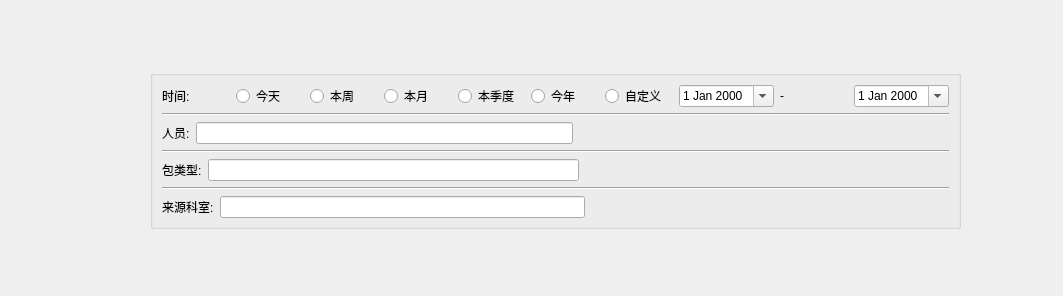
<?xml version="1.0" encoding="UTF-8"?>
<ui version="4.0">
 <class>Form</class>
 <widget class="QWidget" name="Form">
  <property name="geometry">
   <rect>
    <x>0</x>
    <y>0</y>
    <width>1063</width>
    <height>296</height>
   </rect>
  </property>
  <property name="windowTitle">
   <string>Form</string>
  </property>
  <widget class="QGroupBox" name="groupBox">
   <property name="geometry">
    <rect>
     <x>150</x>
     <y>70</y>
     <width>811</width>
     <height>159</height>
    </rect>
   </property>
   <property name="title">
    <string/>
   </property>
   <layout class="QVBoxLayout" name="verticalLayout">
    <item>
     <layout class="QHBoxLayout" name="horizontalLayout_2">
      <item>
       <widget class="QLabel" name="timeLabel">
        <property name="text">
         <string>时间:</string>
        </property>
       </widget>
      </item>
      <item>
       <widget class="QRadioButton" name="todayButton">
        <property name="text">
         <string>今天</string>
        </property>
       </widget>
      </item>
      <item>
       <widget class="QRadioButton" name="weekButton">
        <property name="text">
         <string>本周</string>
        </property>
       </widget>
      </item>
      <item>
       <widget class="QRadioButton" name="monthButton">
        <property name="text">
         <string>本月</string>
        </property>
       </widget>
      </item>
      <item>
       <widget class="QRadioButton" name="seasonButton">
        <property name="text">
         <string>本季度</string>
        </property>
       </widget>
      </item>
      <item>
       <widget class="QRadioButton" name="yearButton">
        <property name="text">
         <string>今年</string>
        </property>
       </widget>
      </item>
      <item>
       <widget class="QRadioButton" name="selfDefineButton">
        <property name="text">
         <string>自定义</string>
        </property>
       </widget>
      </item>
      <item>
       <widget class="QDateEdit" name="startDateEdit">
        <property name="calendarPopup">
         <bool>true</bool>
        </property>
       </widget>
      </item>
      <item>
       <widget class="QLabel" name="toLabel">
        <property name="text">
         <string>-</string>
        </property>
       </widget>
      </item>
      <item>
       <widget class="QDateEdit" name="endDateEdit">
        <property name="calendarPopup">
         <bool>true</bool>
        </property>
       </widget>
      </item>
     </layout>
    </item>
    <item>
     <widget class="Line" name="line">
      <property name="orientation">
       <enum>Qt::Horizontal</enum>
      </property>
     </widget>
    </item>
    <item>
     <layout class="QHBoxLayout" name="horizontalLayout_4">
      <item>
       <widget class="QLabel" name="opratorLabel">
        <property name="text">
         <string>人员:</string>
        </property>
       </widget>
      </item>
      <item>
       <widget class="QLineEdit" name="operatorEdit"/>
      </item>
      <item>
       <spacer name="horizontalSpacer_2">
        <property name="orientation">
         <enum>Qt::Horizontal</enum>
        </property>
        <property name="sizeHint" stdset="0">
         <size>
          <width>40</width>
          <height>20</height>
         </size>
        </property>
       </spacer>
      </item>
     </layout>
    </item>
    <item>
     <widget class="Line" name="line_2">
      <property name="orientation">
       <enum>Qt::Horizontal</enum>
      </property>
     </widget>
    </item>
    <item>
     <layout class="QHBoxLayout" name="horizontalLayout_3">
      <item>
       <widget class="QLabel" name="pkgLabel">
        <property name="text">
         <string>包类型:</string>
        </property>
       </widget>
      </item>
      <item>
       <widget class="QLineEdit" name="pkgEdit"/>
      </item>
      <item>
       <spacer name="horizontalSpacer_3">
        <property name="orientation">
         <enum>Qt::Horizontal</enum>
        </property>
        <property name="sizeHint" stdset="0">
         <size>
          <width>40</width>
          <height>20</height>
         </size>
        </property>
       </spacer>
      </item>
     </layout>
    </item>
    <item>
     <widget class="Line" name="line_3">
      <property name="orientation">
       <enum>Qt::Horizontal</enum>
      </property>
     </widget>
    </item>
    <item>
     <layout class="QHBoxLayout" name="horizontalLayout">
      <item>
       <widget class="QLabel" name="deptLabel">
        <property name="text">
         <string>来源科室:</string>
        </property>
       </widget>
      </item>
      <item>
       <widget class="QLineEdit" name="deptEdit"/>
      </item>
      <item>
       <spacer name="horizontalSpacer_4">
        <property name="orientation">
         <enum>Qt::Horizontal</enum>
        </property>
        <property name="sizeHint" stdset="0">
         <size>
          <width>40</width>
          <height>20</height>
         </size>
        </property>
       </spacer>
      </item>
     </layout>
    </item>
   </layout>
  </widget>
 </widget>
 <resources/>
 <connections/>
</ui>
